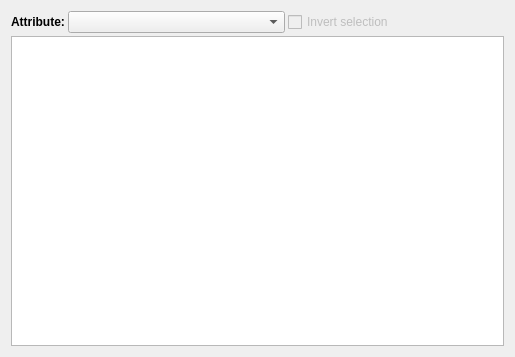
<?xml version="1.0" encoding="UTF-8"?>
<ui version="4.0">
 <class>FindDataCurrentSelectionFrame</class>
 <widget class="QWidget" name="FindDataCurrentSelectionFrame">
  <property name="geometry">
   <rect>
    <x>0</x>
    <y>0</y>
    <width>515</width>
    <height>357</height>
   </rect>
  </property>
  <property name="windowTitle">
   <string>Form</string>
  </property>
  <layout class="QGridLayout" name="gridLayout">
   <property name="spacing">
    <number>3</number>
   </property>
   <item row="0" column="0">
    <widget class="QLabel" name="label_6">
     <property name="sizePolicy">
      <sizepolicy hsizetype="Maximum" vsizetype="Preferred">
       <horstretch>0</horstretch>
       <verstretch>0</verstretch>
      </sizepolicy>
     </property>
     <property name="text">
      <string>&lt;html&gt;&lt;head/&gt;&lt;body&gt;&lt;p&gt;&lt;span style=&quot; font-weight:600;&quot;&gt;Attribute:&lt;/span&gt;&lt;/p&gt;&lt;/body&gt;&lt;/html&gt;</string>
     </property>
    </widget>
   </item>
   <item row="0" column="1">
    <widget class="QComboBox" name="showTypeComboBox">
     <property name="sizeAdjustPolicy">
      <enum>QComboBox::AdjustToContents</enum>
     </property>
    </widget>
   </item>
   <item row="1" column="0" colspan="3">
    <widget class="pqSpreadSheetViewWidget" name="spreadsheet">
     <property name="sizePolicy">
      <sizepolicy hsizetype="Preferred" vsizetype="MinimumExpanding">
       <horstretch>0</horstretch>
       <verstretch>0</verstretch>
      </sizepolicy>
     </property>
     <property name="minimumSize">
      <size>
       <width>0</width>
       <height>120</height>
      </size>
     </property>
     <property name="editTriggers">
      <set>QAbstractItemView::NoEditTriggers</set>
     </property>
     <property name="alternatingRowColors">
      <bool>true</bool>
     </property>
     <property name="selectionMode">
      <enum>QAbstractItemView::ExtendedSelection</enum>
     </property>
     <property name="selectionBehavior">
      <enum>QAbstractItemView::SelectRows</enum>
     </property>
    </widget>
   </item>
   <item row="0" column="2">
    <widget class="QCheckBox" name="invertSelectionCheckBox">
     <property name="enabled">
      <bool>false</bool>
     </property>
     <property name="toolTip">
      <string>Invert the selection</string>
     </property>
     <property name="text">
      <string>Invert selection</string>
     </property>
    </widget>
   </item>
  </layout>
 </widget>
 <customwidgets>
  <customwidget>
   <class>pqSpreadSheetViewWidget</class>
   <extends>QTableView</extends>
   <header>pqSpreadSheetViewWidget.h</header>
  </customwidget>
 </customwidgets>
 <resources/>
 <connections/>
</ui>
